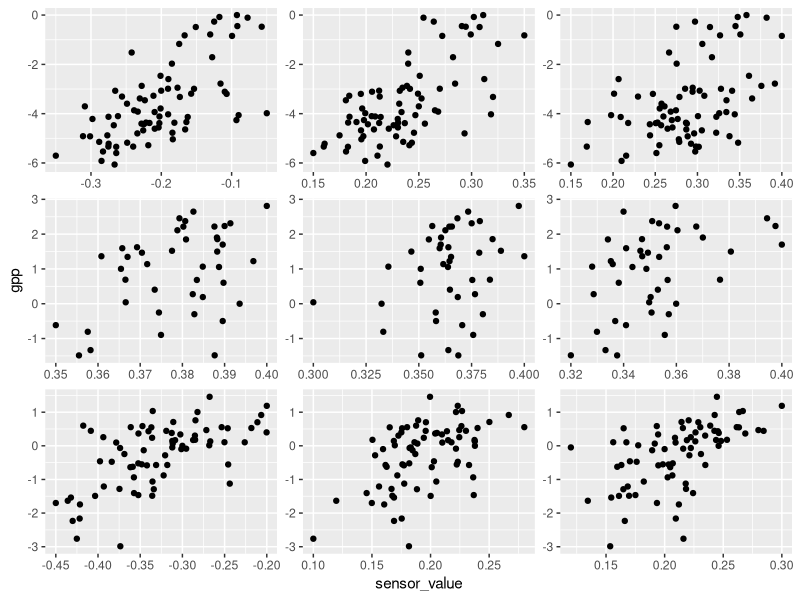
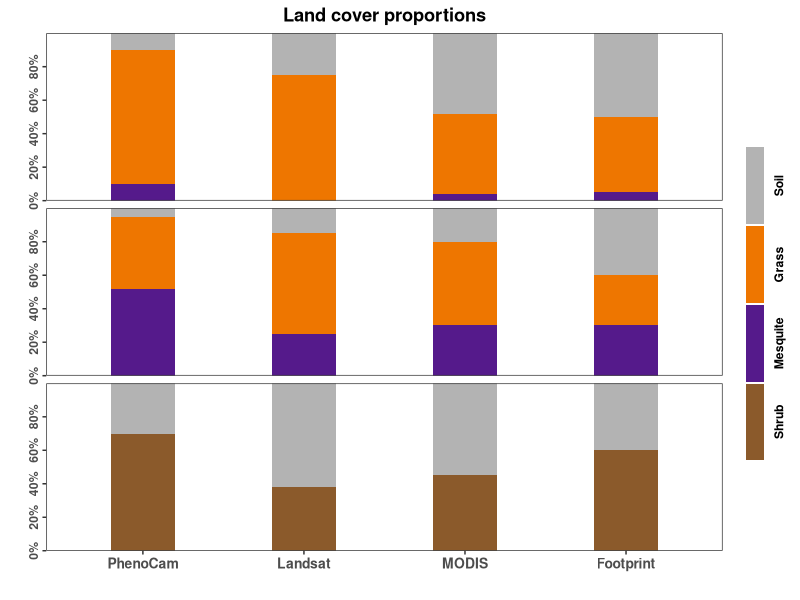

R code for these plots, in order:
library(tidyverse)
library(cowplot)

#####################################
# Generate some similar looking data for the figures
generate_random_timeseries = function(n,initial_value,error){
  ts = rep(NA, n)
  ts[1] = initial_value
  for(t in 2:n){
    ts[t] = ts[t-1] + rnorm(1, mean=0, sd=error)
  }
  return(ts)
}

generate_correlated_timeseries = function(ts, error, scale_min, scale_max){
  n=length(ts)
  new_ts = ts + rnorm(n=n, mean=0, sd=error)
  return(scales::rescale(new_ts, to=c(scale_min,scale_max)))
}


# The data consist of 3 locations, each with a GPP measurement (y axis) and 3 correlated visual indexes (Phenocam, landsat, & MODIS)
grassland = data.frame(gpp = generate_random_timeseries(n=76, initial_value = 0, error = 0.5), site='grassland')
grassland$phenocam = generate_correlated_timeseries(grassland$gpp, error=2, scale_min=-0.35,scale_max = -0.05)
grassland$landsat = generate_correlated_timeseries(grassland$gpp, error=2, scale_min=0.15, scale_max = 0.35)
grassland$modis = generate_correlated_timeseries(grassland$gpp, error=2, scale_min=0.15, scale_max = 0.4)

savanna = data.frame(gpp = generate_random_timeseries(n=42, initial_value = 0, error = 0.5), site='savanna')
savanna$phenocam = generate_correlated_timeseries(savanna$gpp, error=2, scale_min=0.35,scale_max = 0.4)
savanna$landsat = generate_correlated_timeseries(savanna$gpp, error=2, scale_min=0.3, scale_max = 0.4)
savanna$modis = generate_correlated_timeseries(savanna$gpp, error=2, scale_min=0.32, scale_max = 0.4)

shrubland = data.frame(gpp = generate_random_timeseries(n=73, initial_value = 0, error = 0.5), site='shrubland')
shrubland$phenocam = generate_correlated_timeseries(shrubland$gpp, error=2, scale_min=-0.45,scale_max = -0.2)
shrubland$landsat = generate_correlated_timeseries(shrubland$gpp, error=2, scale_min=0.1, scale_max = 0.28)
shrubland$modis = generate_correlated_timeseries(shrubland$gpp, error=2, scale_min=0.12, scale_max = 0.3)

scatter_plot_data = grassland %>%
  bind_rows(savanna) %>%
  bind_rows(shrubland) %>%
  pivot_longer(cols=c(phenocam, landsat, modis), names_to = 'sensor', values_to = 'sensor_value')


#### Now eyeball the data for the barplots
barplot_data = tribble(
  ~site, ~sensor, ~landcover, ~percent,
  'grassland','PhenoCam','Mesquite',10,
  'grassland','PhenoCam','Grass',80,
  'grassland','PhenoCam','Soil',10,
  'grassland','Landsat','Mesquite',0,
  'grassland','Landsat','Grass',75,
  'grassland','Landsat','Soil',25,
  'grassland','MODIS','Mesquite',4,
  'grassland','MODIS','Grass',48,
  'grassland','MODIS','Soil',48,
  'grassland','Footprint','Mesquite',5,
  'grassland','Footprint','Grass',45,
  'grassland','Footprint','Soil',50,
  
  'savanna','PhenoCam','Mesquite',52,
  'savanna','PhenoCam','Grass',43,
  'savanna','PhenoCam','Soil',5,
  'savanna','Landsat','Mesquite',25,
  'savanna','Landsat','Grass',60,
  'savanna','Landsat','Soil',15,
  'savanna','MODIS','Mesquite',30,
  'savanna','MODIS','Grass',50,
  'savanna','MODIS','Soil',20,
  'savanna','Footprint','Mesquite',30,
  'savanna','Footprint','Grass',30,
  'savanna','Footprint','Soil',40,
  
  'shrubland','PhenoCam','Shrub',70,
  'shrubland','PhenoCam','Soil',30,
  'shrubland','Landsat','Shrub',38,
  'shrubland','Landsat','Soil',62,
  'shrubland','MODIS','Shrub',45,
  'shrubland','MODIS','Soil',55,
  'shrubland','Footprint','Shrub',60,
  'shrubland','Footprint','Soil',40
)


#############################################################3
# 1st the scatter plot
# 

sensor_values = c('phenocam','landsat','modis')
sensor_labels = c('PhenoCam','Landsat','MODIS')
site_values = c('grassland','savanna','shrubland')
site_labels = c('WKG-Grassland','SRM-Savanna','WHS-Shrubland')

scatter_plot_data$sensor = factor(scatter_plot_data$sensor, levels = sensor_values, labels = sensor_labels, ordered = T)
scatter_plot_data$site = factor(scatter_plot_data$site, levels = site_values, labels = site_labels, ordered = T)

# Here the best option for the 3x3 grid of plots is facet_wrap, since it handles all the alignment
# it is too usefull not to use. The labelling of the rows and columns as in the original figure is
# not possible with facet_wrap though. So here we'll essentially "turn off" the default labels 
# by setting strip.background and strip.text to element_blank(), and then adding the 6 row/column
# labels manually.

ggplot(scatter_plot_data, aes(x=sensor_value, y=gpp)) + 
  geom_point() + 
  facet_wrap(site~sensor, scales='free', strip.position = 'left') +
  theme(strip.background = element_blank(),
        strip.text = element_blank()) 


##################################################
# The barplots

barplot_sensor_order = c('PhenoCam','Landsat','MODIS','Footprint')
barplot_data$sensor = factor(barplot_data$sensor, levels = barplot_sensor_order, ordered = TRUE)

barplot_landcover_details = tribble(
  ~landcover, ~fill_color,
  'Soil',     'grey70',
  'Grass',    'darkorange2',
  'Mesquite', 'purple4',
  'Shrub',    'tan4'
)

barplot_data$landcover = factor(barplot_data$landcover, levels=barplot_landcover_details$landcover, ordered = TRUE)

# This is what I believe is a better version of the barplot using facet_grid
# which does not need to replicate each of the 3 plots.
# It's here for reference. 
a_better_barplot = 5
ggplot(barplot_data, aes(x=sensor, y=percent, fill=landcover)) + 
  geom_col(width=0.4) +
  scale_fill_manual(values = barplot_landcover_details$fill_color) + 
  scale_y_continuous(breaks=c(0,20,40,60,80), labels = function(x){paste0(x,'%')}, expand=c(0,0)) + 
  facet_grid(site~.) + 
  theme_bw() + 
  theme(strip.background = element_blank(),
        strip.text = element_blank(),
        panel.grid = element_blank(),
        plot.title = element_text(face='bold', hjust=0.5),
        axis.text.x = element_text(face = 'bold', size=10),
        axis.text.y = element_text(face = 'bold', angle = 90, hjust=0.5),
        legend.key.height  = unit(20,'mm'),
        ) +
  labs(x='',y='',title='Land cover proportions') +
  guides(fill = guide_legend(direction = 'vertical', label.position = 'right', title='',
                             keyheight = unit(20,'mm'), keywidth = unit(5,'mm'),
                             label.theme = element_text(angle=90, hjust=0.5, face='bold')))

